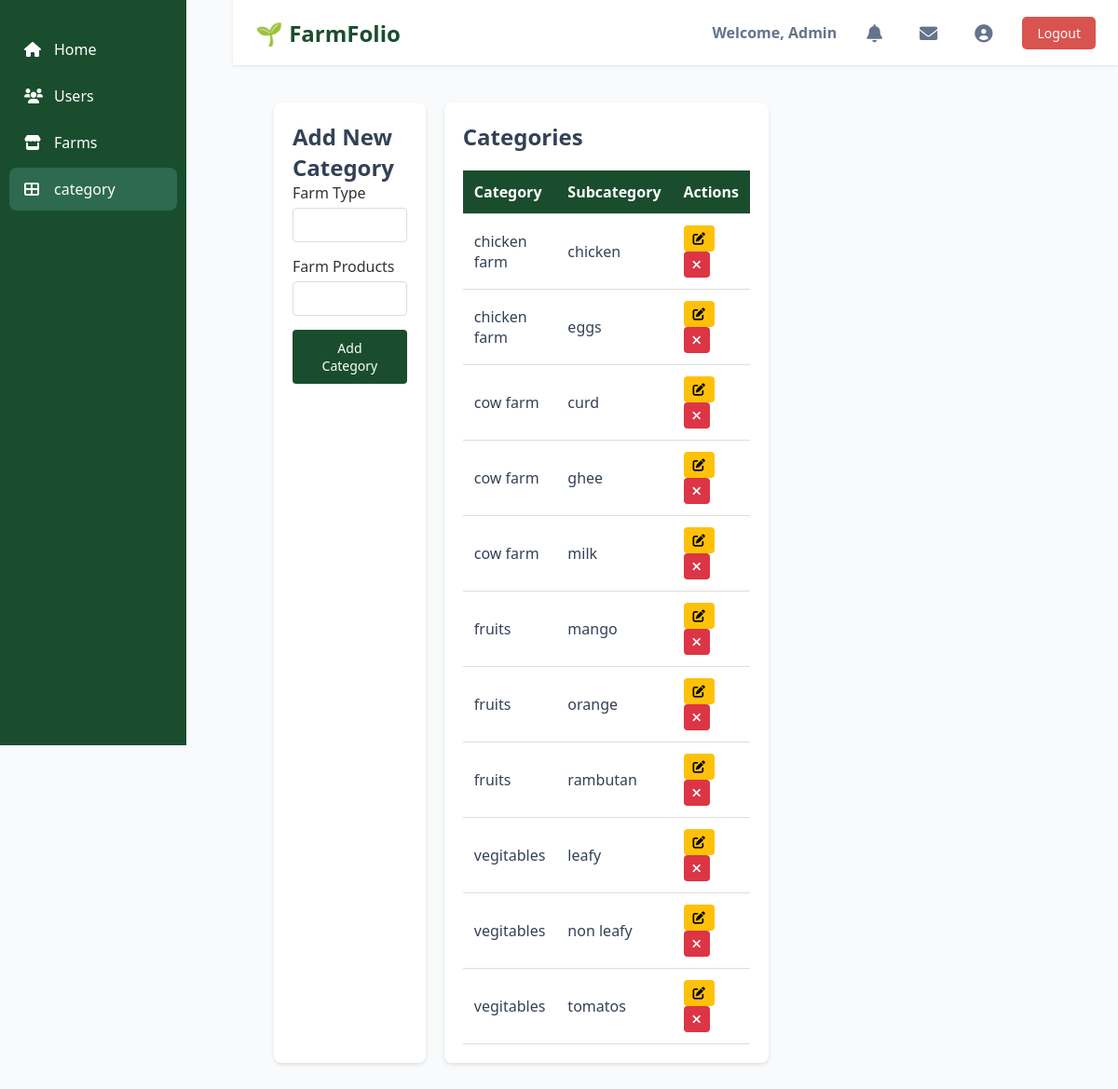
The page /admin/category.php on the database as committed earlier.
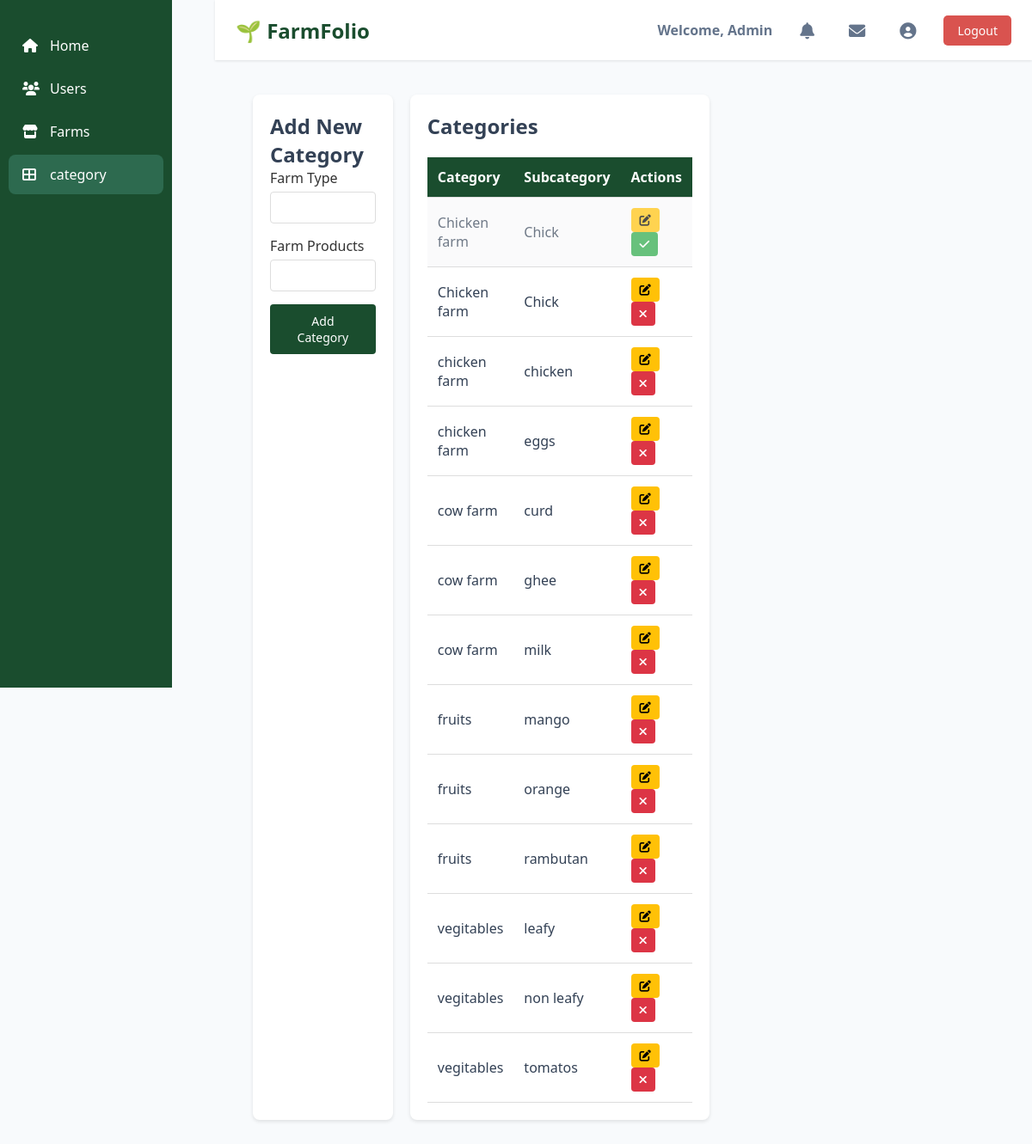
The same page on the database as committed later.
### tables this page shows
CREATE TABLE `tbl_category` (
  `category_id` int(11) NOT NULL,
  `category` varchar(255) NOT NULL,
  `sub` varchar(100) NOT NULL,
  `status` enum('0','1') NOT NULL DEFAULT '1'
);

### admin/category.php (the view, shortened to what this page needs)
<?php
include '../databse/connect.php';
$categories_query = "SELECT * FROM tbl_category ORDER BY category, sub";
$categories_result = mysqli_query($conn, $categories_query);
?>
<!DOCTYPE html>
<html>
<head>
    <link href="https://cdnjs.cloudflare.com/ajax/libs/font-awesome/6.0.0/css/all.min.css" rel="stylesheet">
</head>
<body>
    <header class="header">
        <div class="head"><h1>🌱 FarmFolio</h1></div>
        <div class="admin-controls">
            <h2>Welcome, Admin</h2>
            <button class="icon-btn" data-tooltip="Notifications"><i class="fas fa-bell"></i></button>
            <button class="icon-btn" data-tooltip="Messages"><i class="fas fa-envelope"></i></button>
            <button class="icon-btn" data-tooltip="Profile"><i class="fas fa-user-circle"></i></button>
            <button class="logout-btn" onclick="window.location.href='http://localhost/mini%20project/logout/logout.php'">Logout</button>
        </div>
    </header>
    <nav class="sidebar">
        <ul class="sidebar-menu">
            <li><a href="admin.php"><i class="fas fa-home"></i><span>Home</span></a></li>
            <li><a href="user.php" ><i class="fas fa-users"></i><span>Users</span></a></li>
            <li><a href="farm.php"><i class="fas fa-store"></i><span>Farms</span></a></li>
            <li><a href="category.php"class="active"><i class="fas fa-th-large"></i><span>category</span></a></li>
        </ul>
    </nav>
    <main class="main-content">
        <div class="category-container">
            <div class="category-form">
                <h2>Add New Category</h2>
                <form method="POST" action="" id="categoryForm">
                    <div class="form-group">
                        <label for="category">Farm Type</label>
                        <input type="text" id="category" name="category" required>
                    </div>
                    <div class="form-group">
                        <label for="subcategory">Farm Products</label>
                        <input type="text" id="subcategory" name="subcategory" required>
                    </div>
                    <button type="submit" name="add_category" class="submit-btn">Add Category</button>
                </form>
            </div>
            <div class="category-list">
                <h2>Categories</h2>
                <table class="category-table">
                    <thead>
                        <tr>
                            <th>Category</th>
                            <th>Subcategory</th>
                            <th>Actions</th>
                        </tr>
                    </thead>
                    <tbody>
                        <?php while($row = mysqli_fetch_assoc($categories_result)): ?>
                        <tr class="<?php echo $row['status'] == '0' ? 'inactive-row' : ''; ?>">
                            <td><?php echo htmlspecialchars($row['category']); ?></td>
                            <td><?php echo htmlspecialchars($row['sub']); ?></td>
                            <td>
                                <button class="action-btn edit-btn" onclick="editCategory(<?php echo $row['category_id']; ?>, '<?php echo htmlspecialchars($row['category']); ?>', '<?php echo htmlspecialchars($row['sub']); ?>')">
                                    <i class="fas fa-edit"></i>
                                </button>
                                <button class="action-btn <?php echo $row['status'] == '1' ? 'deactivate-btn' : 'activate-btn'; ?>"
                                        onclick="toggleCategoryStatus(<?php echo $row['category_id']; ?>, '<?php echo $row['status']; ?>')">
                                    <i class="fas <?php echo $row['status'] == '1' ? 'fa-times' : 'fa-check'; ?>"></i>
                                </button>
                            </td>
                        </tr>
                        <?php endwhile; ?>
                    </tbody>
                </table>
            </div>
        </div>
    </main>
    <footer class="footer">
        <p>© 2025 Farmfolio Admin Panel. All rights reserved.</p>
    </footer>
</body>
</html>

Rows that differ between the two databases and show on the page:
added tbl_category: category "Chicken farm", sub "Chick", status "0" (drawn)
added tbl_category: category "Chicken farm", sub "Chick"
